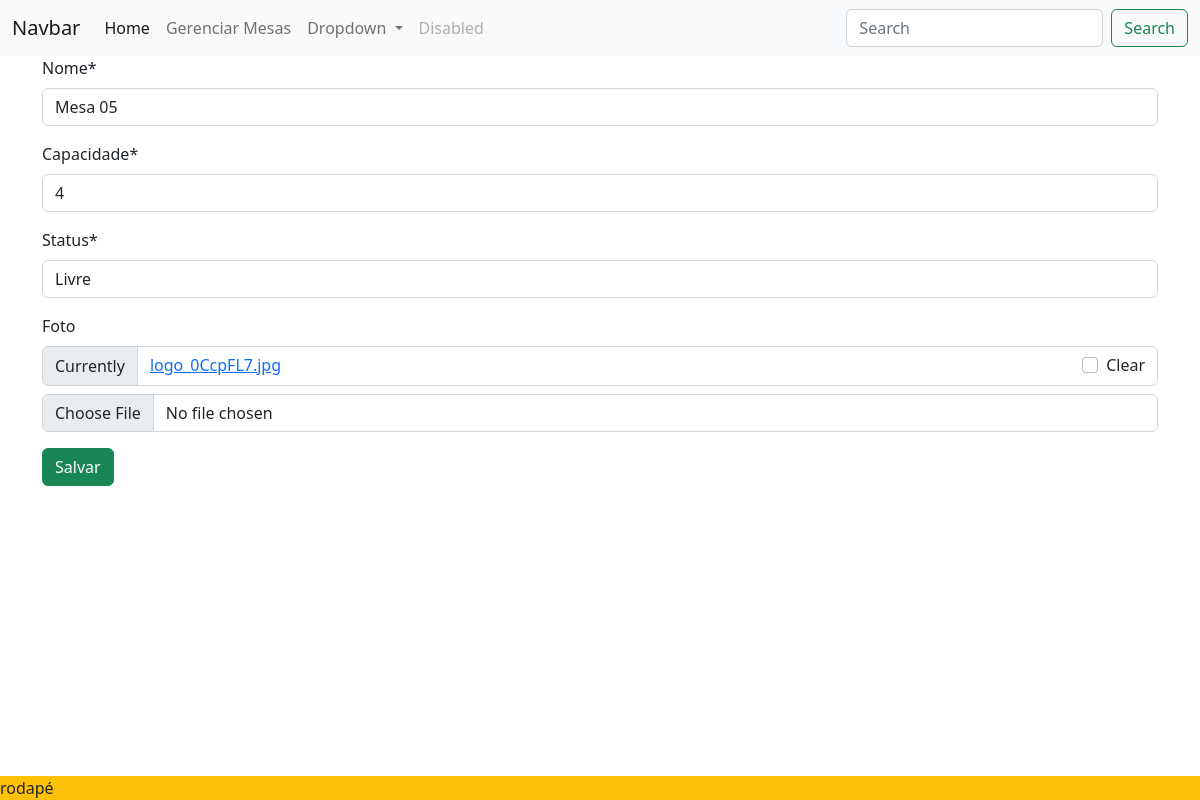
Screenshot of /editar_mesa/3 with the database file from the repository.
### restauranteapp/models.py (models this page shows, shortened)
class Mesa(models.Model):
    nome = models.CharField(max_length=200)
    capacidade = models.CharField(max_length=200)
    status = models.CharField(max_length=30)
    foto = models.ImageField(blank=True, null=True)

### restauranteapp/views.py (the view)
# urls.py: path('editar_mesa/<int:id>', editar_mesa,name='editar_mesa'),
def editar_mesa(request,id):
    mesa =get_object_or_404(Mesa,pk=id)
    form =MesaForms(instance=mesa)
    if request.method == "POST":
        form = MesaForms(request.POST, request.FILES,instance=mesa)
        if form.is_valid():
            form.save()
            return redirect('mesas')
        else:
            return render(request,'restaurante/editar_mesa.html',{'form':form,'mesa':mesa})
    else:
        return render(request, 'restaurante/editar_mesa.html', {'form': form, 'mesa': mesa})

### restauranteapp/forms.py
class MesaForms(forms.ModelForm):
    class Meta:
        model = Mesa
        fields = "__all__"

### restauranteapp/templates/restaurante/editar_mesa.html (shortened to what this page needs)
{% extends "restaurante/base.html" %}
{% load crispy_forms_tags %}
{% block content %}
<div class="container">
    <form method="POST" enctype="multipart/form-data">
        {{ form |crispy}}
        <input type="submit" value="Salvar" class="btn btn-success">
    </form>
</div>
{% endblock content %}

### rows the page displays
Mesa: nome "Mesa 05", capacidade "4", status "Livre"
